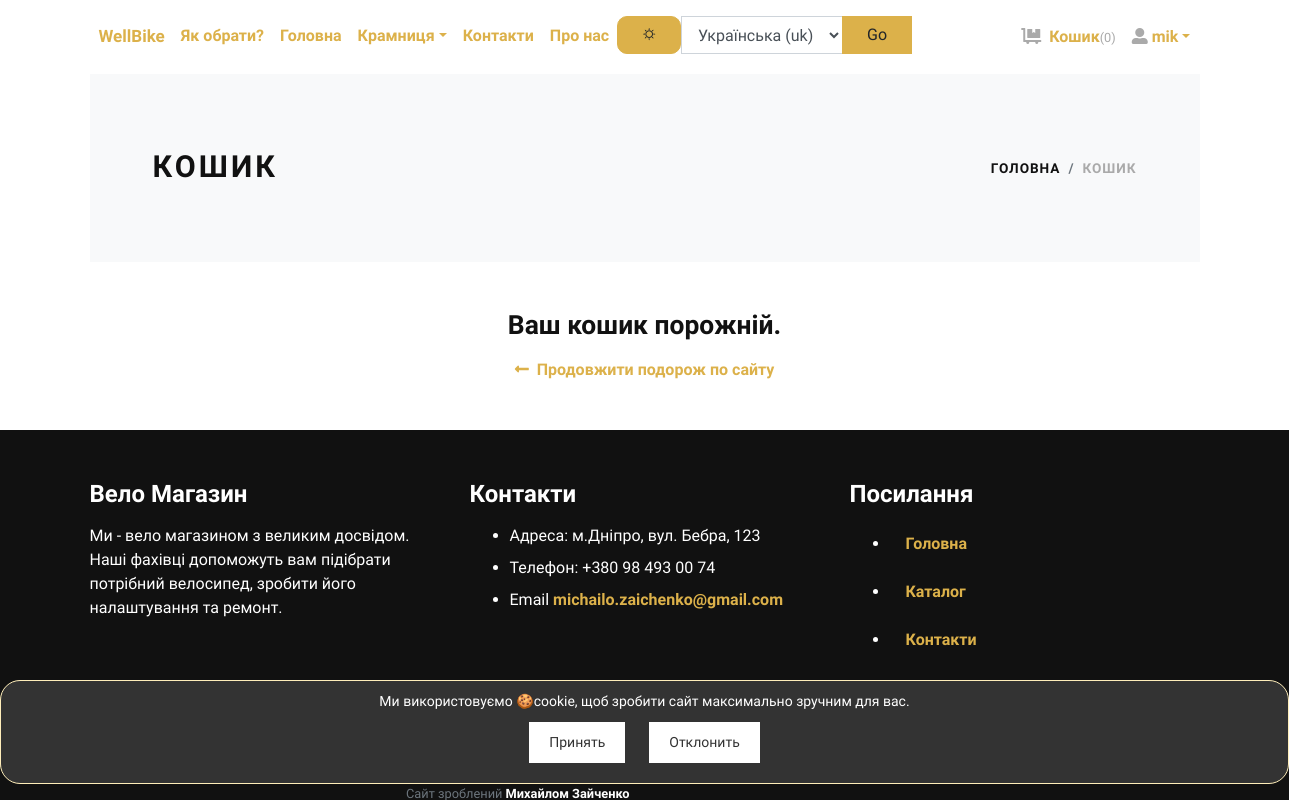
Before: /cart/ (signed in) with the older database file.
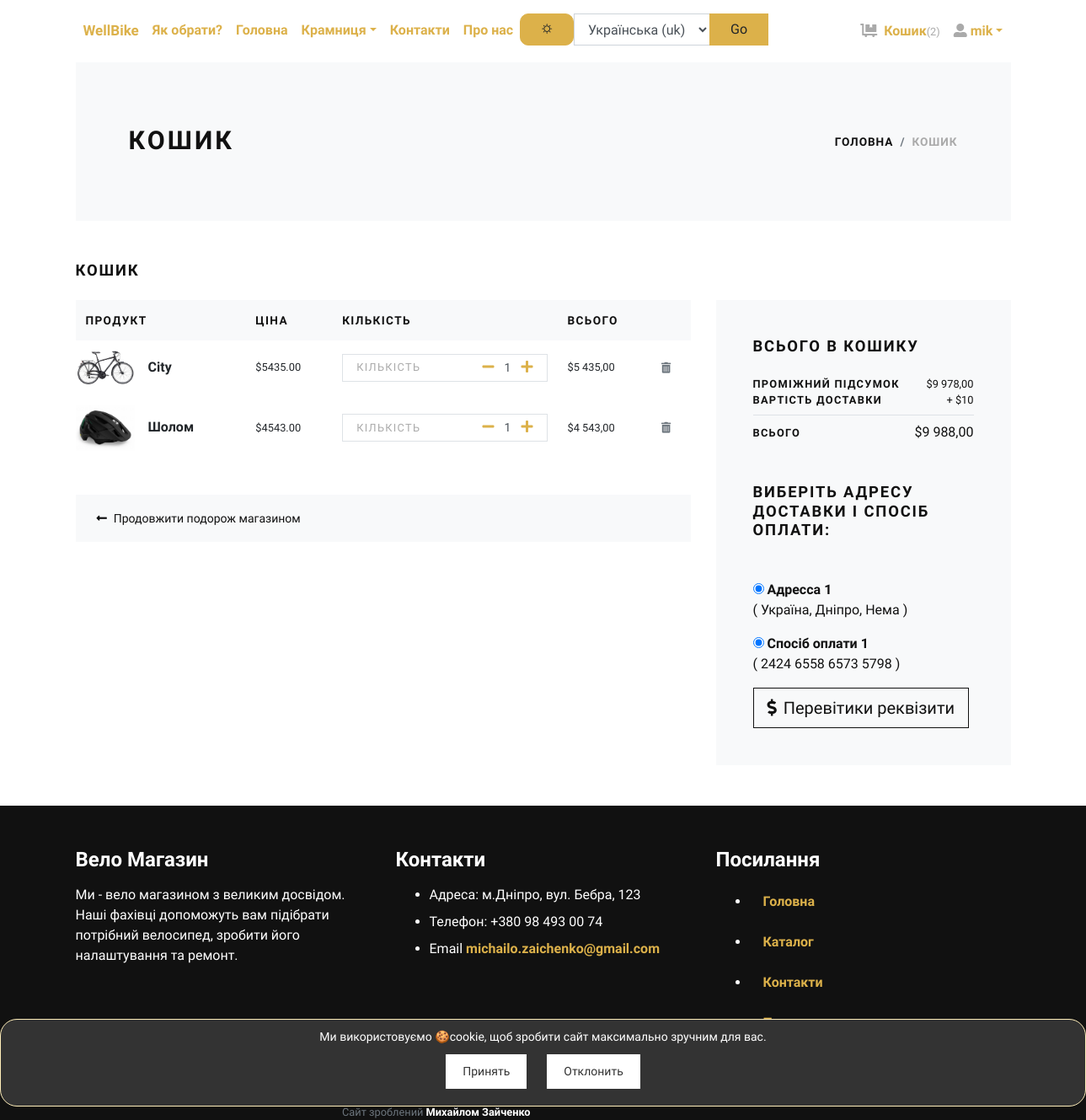
After: the same page with the newer database file.
### store/models.py (models this page shows, shortened)
class Cart(models.Model):
    user = models.ForeignKey(User, verbose_name="User", on_delete=models.CASCADE)
    product = models.ForeignKey(Product, verbose_name="Product", on_delete=models.CASCADE)
    quantity = models.PositiveIntegerField(default=1, verbose_name="Quantity")
    created_at = models.DateTimeField(auto_now_add=True, verbose_name="Created Date")
    updated_at = models.DateTimeField(auto_now=True, verbose_name="Updated Date")
    @property
    def total_price(self):
        return self.quantity * self.product.price

class Product(models.Model):
    title = models.CharField(max_length=150, verbose_name="Product Title")
    slug = models.SlugField(max_length=160, verbose_name="Product Slug")
    sku = models.CharField(max_length=255, unique=True, verbose_name="Unique Product ID (SKU)")
    short_description = models.TextField(verbose_name="Short Description")
    detail_description = models.TextField(blank=True, null=True, verbose_name="Detail Description")
    product_image = models.ImageField(upload_to='product', blank=True, null=True, verbose_name="Product Image")
    price = models.DecimalField(max_digits=8, decimal_places=2)
    category = models.ForeignKey(Category, verbose_name="Product Categoy", on_delete=models.CASCADE)
    is_active = models.BooleanField(verbose_name="Is Active?")
    is_featured = models.BooleanField(verbose_name="Is Featured?")
    created_at = models.DateTimeField(auto_now_add=True, verbose_name="Created Date")
    updated_at = models.DateTimeField(auto_now=True, verbose_name="Updated Date")
    class Meta:
        verbose_name_plural = 'Products'
        ordering = ('-created_at', )

class Address(models.Model):
    user = models.ForeignKey(User, verbose_name="User", on_delete=models.CASCADE)
    locality = models.CharField(max_length=150, verbose_name="Nearest Location")
    city = models.CharField(max_length=150, verbose_name="City")
    state = models.CharField(max_length=150, verbose_name="State")

class PayingWay(models.Model):
    user = models.ForeignKey(User, verbose_name="User", on_delete=models.CASCADE)
    card_number = models.CharField(max_length=20, verbose_name='card_number')
    CVV = models.CharField(max_length=3,  verbose_name='CVV')

### store/views.py (the view)
# urls.py: path('cart/', views.cart, name="cart"),
@login_required
def cart(request):
    your_account = request.user
    user = request.user
    cart_products = Cart.objects.filter(user=user)
    amount = decimal.Decimal(0)
    shipping_amount = decimal.Decimal(10)
    cp = [p for p in Cart.objects.all() if p.user == user]
    if cp:
        for p in cp:
            temp_amount = (p.quantity * p.product.price)
            amount += temp_amount
    addresses = Address.objects.filter(user=user)
    paying_ways = PayingWay.objects.filter(user=user)
    context = {
        'cart_products': cart_products,
        'amount': amount,
        'shipping_amount': shipping_amount,
        'total_amount': amount + shipping_amount,
        'addresses': addresses,
        'paying_ways': paying_ways,
        'your_account': your_account,
    }
    return render(request, 'store/cart.html', context)

### store/templates/store/cart.html (shortened to what the changed rows need)
{% extends 'base.html' %}
{% load static %}
{% load humanize %}
{% block content %}
    <div class="container">
        <section class="py-5 bg-light">
            <div class="container">
                <div class="row px-4 px-lg-5 py-lg-4 align-items-center">
                    <div class="col-lg-6">
                        <h1 class="h2 text-uppercase mb-0 text-dark">Кошик</h1>
                    </div>
                </div>
            </div>
        </section>
        {% if cart_products %}
            <section class="py-5">
                <h2 class="h5 text-uppercase mb-4">Кошик</h2>
                <div class="row">
                    <div class="col-lg-8 mb-4 mb-lg-0">
                        <div class="table-responsive mb-4">
                            <table class="table">
                                <thead class="bg-light">
                                <tr>
                                    <th class="border-0" scope="col"><strong
                                            class="text-small text-uppercase text-dark">Продукт</strong></th>
                                    <th class="border-0" scope="col"><strong
                                            class="text-small text-uppercase text-dark">Ціна</strong></th>
                                    <th class="border-0" scope="col"><strong class="text-small
                      text-uppercase text-dark">Кількість</strong></th>
                                    <th class="border-0" scope="col"><strong
                                            class="text-small text-uppercase text-dark">Всього</strong></th>
                                    <th class="border-0" scope="col"></th>
                                </tr>
                                </thead>
                                <tbody>
                                {% for cart_product in cart_products %}
                                    <tr>
                                        <th class="pl-0 border-0" scope="row">
                                            <div class="media align-items-center">
                                                {% if cart_product.product.product_image %}
                                                    <a class="reset-anchor d-block animsition-link"
                                                       href="{% url 'store:product-detail' cart_product.product.slug %}"><img
                                                            src="{{ cart_product.product.product_image.url }}"
                                                            alt="{{ cart_product.product.title }}" width="70"/></a>
                                                {% else %}
                                                    <a class="reset-anchor d-block animsition-link"
                                                       href="{% url 'store:product-detail' cart_product.product.slug %}"><img
                                                            src="{% static 'img/not_img.png' %}"
                                                            alt="{{ cart_product.product.title }}" width="70"/></a>
                                                {% endif %}
                                                <div class="media-body ml-3"><strong class="h6"><a
                                                        class="reset-anchor animsition-link"
                                                        href="{% url 'store:product-detail' cart_product.product.slug %}">{{ cart_product.product.title }}</a></strong>
                                                </div>
                                            </div>
                                        </th>
                                        <td class="align-middle border-0">
                                            <p class="mb-0 small">${{ cart_product.product.price }}</p>
                                        </td>
                                        <td class="align-middle border-0">
                                            <div class="border d-flex align-items-center justify-content-between px-3"><span
                                                    class="small
                         text-uppercase text-gray headings-font-family">Кількість</span>
                                                <div class="quantity">
                                                    <a href="{% url 'store:minus-cart' cart_product.id %}"
                                                       class="dec-btn p-0 ml-2"><i class="fas fa-minus"></i></a>
                                                    <input class="form-control form-control-sm border-0 shadow-0 p-0"
                                                           type="text" value="{{ cart_product.quantity }}"/>
                                                    <a href="{% url 'store:plus-cart' cart_product.id %}"
                                                       class="inc-btn p-0"><i class="fas fa-plus"></i></a>
                                                </div>
                                            </div>
                                        </td>
                                        <td class="align-middle border-0">
                                            <p class="mb-0 small">${{ cart_product.total_price|intcomma }}</p>
                                        </td>
                                        <td class="align-middle border-0"><a class="reset-anchor"
                                                                             href="{% url 'store:remove-cart' cart_product.id %}"><i
                                                class="fas fa-trash-alt small text-muted"></i></a></td>
                                    </tr>
                                {% endfor %}
                                </tbody>
                            </table>
                        </div>
                        <div class="bg-light px-4 py-3">
                            <div class="row align-items-center text-center">
                                <div class="col-md-6 mb-3 mb-md-0 text-md-left"><a
                                        class="btn btn-link p-0 text-dark btn-sm"
                                        href="{% url 'store:all-categories' %}"><i class="fas
                                                                     fa-long-arrow-alt-left mr-2">
                                </i>Продовжити подорож магазином</a></div>
                            </div>
                        </div>
                    </div>
                    <div class="col-lg-4">
                        <div class="card border-0 rounded-0 p-lg-4 bg-light">
                            <div class="card-body">
                                <h5 class="text-uppercase mb-4 text-dark">Всього в кошику</h5>
                                <ul class="list-unstyled mb-0">
                                    <li class="d-flex align-items-center justify-content-between"><strong
                                            class="text-uppercase small font-weight-bold text-dark">Проміжний
                                        підсумок</strong><span class="text-muted small text-dark">${{ amount|intcomma }}</span>
                                    </li>
                                    <li class="d-flex align-items-center justify-content-between"><strong
                                            class="text-uppercase small font-weight-bold text-dark">Вартість
                                        доставки</strong><span class="text-muted small text-dark">+ ${{ shipping_amount }}</span>
                                    </li>
                                    <li class="border-bottom my-2"></li>
                                    <li class="d-flex align-items-center justify-content-between mb-4"><strong class="text-uppercase
                    small font-weight-bold text-dark">Всього</strong><span class="text-dark">${{ total_amount|intcomma }}</span></li>
                                </ul>
                                <h5 class="text-uppercase my-5 text-dark">Виберіть адресу доставки і спосіб оплати:</h5>
                                <form action="{% url 'store:checkout' %}" id="myform">
                                    {% if addresses %}
                                        {% for address in addresses %}
                                            <div class="mb-3 text-dark">
                                                <input type="radio" name="address" value="{{ address.id }}" checked>
                                                <strong class="text-dark">Адресса
                                                    {{ forloop.counter }}</strong> <br>
                                                ( {{ address.locality }}, {{ address.city }}, {{ address.state }} )
                                            </div>
                                        {% endfor %}
                                    {% else %}
                                        <b><h5 class="container text-dark">Ви не додали свою адресу проживання</h5></b>
                                        <div class="text-center text-dark">
                                            Хочете <a href="{% url 'store:add-address' %}"> додати адресу?</a>
                                        </div>
                                    {% endif %}
                                    {% if paying_ways %}
                                        {% for paying_way in paying_ways %}
                                            <div class="mb-3 text-dark">
                                                <input type="radio" name="paying_way" value="{{ paying_way.id }}"
                                                       checked>
                                                <strong class="text-dark">Спосіб оплати
                                                    {{ forloop.counter }}</strong> <br>
                                                ( {{ paying_way.card_number }} )
                                            </div>
                                        {% endfor %}
                                    {% else %}
                                        <b><h5 class="container">Ви не додали спосіб оплати</h5></b>
                                        <div class="text-center">
                                            Хочете <a href="{% url 'store:add-paying-way' %}"> додати спосіб оплати?</a>
                                        </div>
                                    {% endif %}
                                    {% if addresses and paying_ways %}
                                        <button type="submit" class="btn btn-dark btn-lg btn-outline-dark"
                                                type="submit"><i class="fas fa-dollar-sign mr-2"></i>Перевітики
                                            реквізити
                                        </button>
                                    {% endif %}
                                </form>
                            </div>
                        </div>
                    </div>
                </div>
            </section>
        {% else %}
            <div class="text-center py-5">
                <h3 class="mb-3">Ваш кошик порожній.</h3>
                <a href="{% url 'store:home' %}"><i class="fas fa-long-arrow-alt-left mr-2"> </i>Продовжити подорож по
                    сайту</a>
            </div>
        {% endif %}
    </div>
{% endblock content %}

### store/templates/navbar.html (shortened to what the changed rows need)
{% load static %}
{% load i18n %}
{% block head %}
    <link href="{% static 'css/header.css' %}" rel="stylesheet" type="text/css">
    <link href="{% static 'css/button_back_col.css' %}" rel="stylesheet" type="text/css">
{% endblock %}
<header>
    <div class="container px-0 px-lg-3">
        <nav class="navbar navbar-expand-lg py-3 px-lg-0">
            <div class="collapse navbar-collapse" id="navbarSupportedContent">
                        {% load i18n %}
                                    {% get_current_language as LANGUAGE_CODE %}
                                    {% get_available_languages as LANGUAGES %}
                                    {% get_language_info_list for LANGUAGES as languages %}
                <ul class="navbar-nav ml-auto">
                    {% if request.user.is_authenticated %}
                        <li class="nav-item"><a class="nav-link" href="{% url 'store:cart' %}"> <i
                                class="fas fa-dolly-flatbed mr-1 text-gray"></i> {% trans 'Кошик' %}<small
                                class="text-gray">({{ cart_items.count }})</small></a></li>
                        <li class="nav-item dropdown"><a class="nav-link dropdown-toggle" id="pagesDropdown" href="#"
                                                         data-toggle="dropdown" aria-haspopup="true"
                                                         aria-expanded="false"><i class="fas fa-user-alt mr-1
                                                   text-gray"></i>{{ your_account }}</a></a>
                        </li>
                    {% else %}
                        <li class="nav-item"><a class="nav-link" href="{% url 'store:login' %}">{% trans 'Увійти' %}</a></li>
                        <li class="nav-item"><a class="nav-link" href="{% url 'store:register' %}">{% trans 'Створити акаунт' %}</a>
                        </li>
                    {% endif %}
                </ul>
            </div>
        </nav>
    </div>
</header>

Changed rows visible on the page:
added Cart: product.product_image (picture), product "City", product.price "5435.00", quantity "1", total_price "5 435,00"
added Cart: product.product_image (picture), product "Шолом", product.price "4543.00", quantity "1", total_price "4 543,00"
now on this page (row unchanged): Address: locality "Україна", city "Дніпро", state "Нема"
now on this page (row unchanged): PayingWay: card_number "2424 6558 6573 5798"
Other visible differences:
{{ cart_items.count }}: "0" → "2"
{{ amount|intcomma }}: (not shown) → "9 978,00"
{{ shipping_amount }}: (not shown) → "10"
{{ total_amount|intcomma }}: (not shown) → "9 988,00"
text no longer shown: "Ваш кошик порожній. Продовжити подорож по сайту"
text now shown: "КОШИК ПРОДУКТ ЦІНА КІЛЬКІСТЬ ВСЬОГО Продовжити подорож магазином ВСЬОГО В КОШИКУ ПРОМІЖНИЙ ПІДСУМОК $ ВАРТІСТЬ ДОСТАВКИ + $ ВСЬОГО $ ВИБЕРІТЬ АДРЕСУ ДОСТАВКИ І СПОСІБ ОПЛАТИ: Перевітики реквізити"
